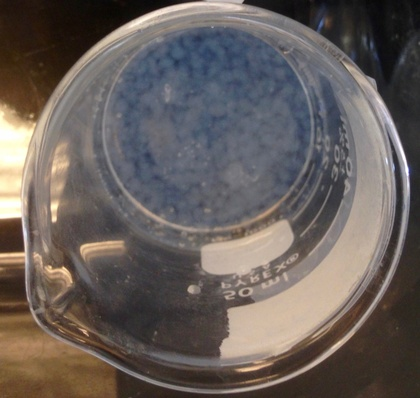
%> input picture 3_Experiments/01_Bulk-Bead-Generation/imgs/beads.jpg, 420 x 398 px, shrunk from 1796 x 1700 before the run
$ octave AgaroseDropletMeasurer.m   (GNU Octave 9; MATLAB toolbox functions it lacks are replaced by stand-ins)
%> lines starting %> are read from the running program, lines starting %| are printed output that depends on the picture; in (x1, y1, x2, y2) boxes, pixels count from 0 and x2, y2 are one past the last pixel; in counts of white or black regions, pixels touching at a corner belong together; the program's own positions count from 1
### 4_Software/09_Quantification-of-Bead-Size/demo_Matlab-Droplet_Image_Identification_and_Analysis/createMask.m
function [BW,maskedRGBImage] = createMask(RGB)
%createMask  Threshold RGB image using auto-generated code from colorThresholder app.
%  [BW,MASKEDRGBIMAGE] = createMask(RGB) thresholds image RGB using
%  auto-generated code from the colorThresholder App. The colorspace and
%  minimum/maximum values for each channel of the colorspace were set in the
%  App and result in a binary mask BW and a composite image maskedRGBImage,
%  which shows the original RGB image values under the mask BW.

% Auto-generated by colorThresholder app on 02-Dec-2015
%------------------------------------------------------


	% Convert RGB image to chosen color space
	I = RGB;

	% Define thresholds for channel 1 based on histogram settings
	channel1Min = 0.000;
	channel1Max = 247.000;

	% Define thresholds for channel 2 based on histogram settings
	channel2Min = 0.000;
	channel2Max = 255.000;

	% Define thresholds for channel 3 based on histogram settings
	channel3Min = 0.000;
	channel3Max = 168.000;

	% Create mask based on chosen histogram thresholds
	% BW = (I(:,:,1) >= channel1Min ) & (I(:,:,1) <= channel1Max) & ...
	%     (I(:,:,2) >= channel2Min ) & (I(:,:,2) <= channel2Max) & ...
	%     (I(:,:,3) >= channel3Min ) & (I(:,:,3) <= channel3Max);

	% Only one channel image...
	BW = (I(:,:,1) >= channel3Min ) & (I(:,:,1) <= channel3Max);

	% Invert mask
	BW = ~BW;

	% Initialize output masked image based on input image.
	maskedRGBImage = RGB;

	% Set background pixels where BW is false to zero.
	% maskedRGBImage(repmat(~BW,[1 1 3])) = 0;
	maskedRGBImage(repmat(~BW,[1 1 1])) = 0;

end

### 4_Software/09_Quantification-of-Bead-Size/demo_Matlab-Droplet_Image_Identification_and_Analysis/AgaroseDropletMeasurer.m
clc, clear all, close all % Boilerplate

% Careful ignore the circle algorithm warnings :)
warning('off','all')
warning

% Manually Measure Scale
% 1	439	127.015	87.450	139.792	-4.709	438.444
OneMM = 438.444; % pixels
OneMicro = OneMM/1000;

NetDiameters = [];

%%%%%%%%%%%%%%%%%%%%%%%%%%
% Pick Photo files to analyze
TempDir = pwd;
% Go out and back into directory to make it easier to find the photos to analyze
cd ..
[PhotoNames, PhotoPath] = uigetfile('.jpg', 'Select Image To Measure', 'MultiSelect', 'on');
%> the answer given: ../../3_Experiments/01_Bulk-Bead-Generation/imgs/beads.jpg
cd(TempDir)
% Determine the number of cells selected
CheckCell = iscell(PhotoNames);
if CheckCell == 0
    CountLimit = 1;
else
    CountLimit = max(size(PhotoNames));
end

%%%%%%%%%%%%%%%%%%%%%%%%%%
% Loop Through Files
for PhotoCount = 1:CountLimit
  % Parse path
  if CheckCell == 0
      filename = strcat(PhotoPath, PhotoNames);
  else
      filename = strcat(PhotoPath, PhotoNames{PhotoCount});
  end
  [ParentPath, PhotoName, ext] = fileparts(filename);
  % Path = strcat(ParentPath, '/Output');

  %%%%%%%%%%%%%%%%%%%%%%%%%%
  % Import Image
	img = imread(filename);
%> img is the input picture: size 398x420x3 uint8; mean R, G, B 103.7, 95.6, 91.9
	figure
	imshow(img)
	title('Original Image')

	% % Good spot for image analysis
	% figure
	% imshow(img(:, :, 1))
	% title('Red')

	%%%%%%%%%%%%%%%%%%%%%%%%%%
	% Improve Image Quality prior to analysis
	img = img(:, :, 3); % only show blue
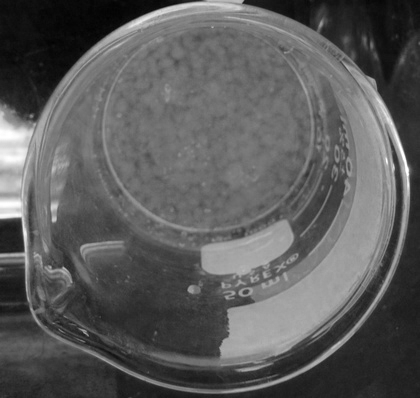
%> img: size 398x420 uint8; min 2, max 255, mean 91.9
	img = imsharpen((img)); % sharpen
	img = imadjust(img); % increase contrast of grayscale image
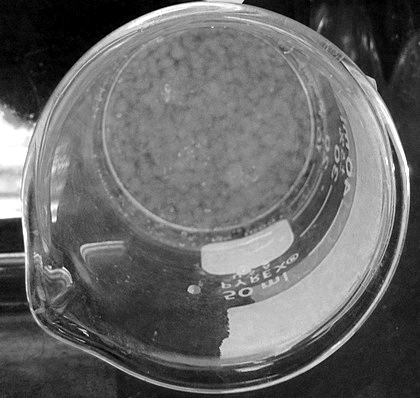
%> img: size 398x420 uint8; min 0, max 255, mean 103.6
	% Note doesn't work if black and white
	[~, img] = createMask(img); % use manually calibrated colorThresholder mask
%> in createMask, `BW = (I(:,:,1) >= channel3Min ) & (I(:,:,1) <= channel3Max);`:
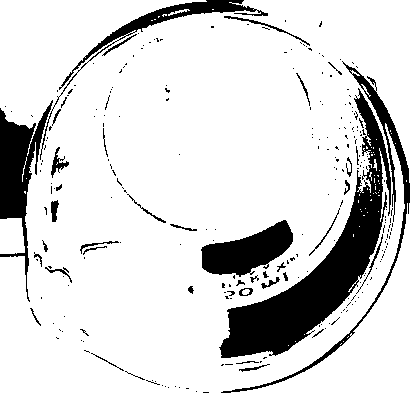
%> BW: size 398x420 logical; 85.4% white; 260 black regions (218 under 20 px), largest, box (x1, y1, x2, y2) and area: (219, 88, 391, 358) 11059, (0, 100, 53, 302) 3510, (201, 220, 293, 277) 2906
%> in createMask, `maskedRGBImage(repmat(~BW,[1 1 1])) = 0;`:
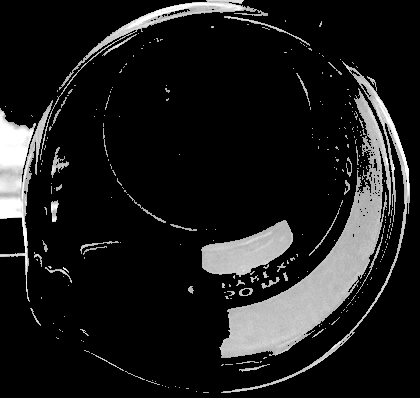
%> maskedRGBImage: size 398x420 uint8; min 0, max 255, mean 28.8
	figure
	imshow(img)
	title('img')
	disp(sprintf('Analyzing Photo: "%s"', PhotoName))


	% [31 lines of commented-out code are left out]


	%%%%%%%%%%%%%%%%%%%%%%%%%%
	% [15 lines of commented-out code are left out]
	%%%%%%%%%%%%%%%%%%%%%%%%%%

	%%%%%%%%%%%%%%%%%%%%%%%%%%
	% Identify Circles in Image
	% MATLAB Guide: http://www.mathworks.com/help/images/examples/detect-and-measure-circular-objects-in-an-image.html
	% Init Variables
	PlotCenters = []; PlotRadii = []; Search = []; Loops = 5;
	CountCircles = zeros(Loops, 1);
	MinR = 5;
	for ii = 1:Loops
		% Find Circles
		MaxR = floor(MinR*3);
%> (the run ends here)
